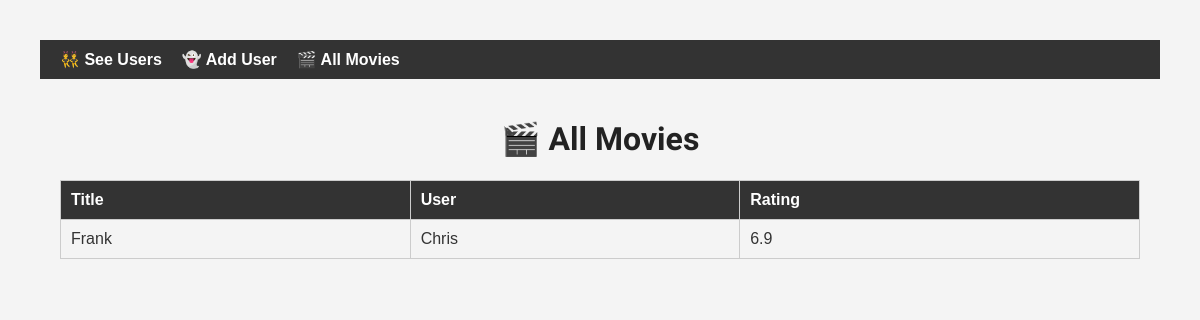
/all_movies, run on an earlier commit of the app's database.
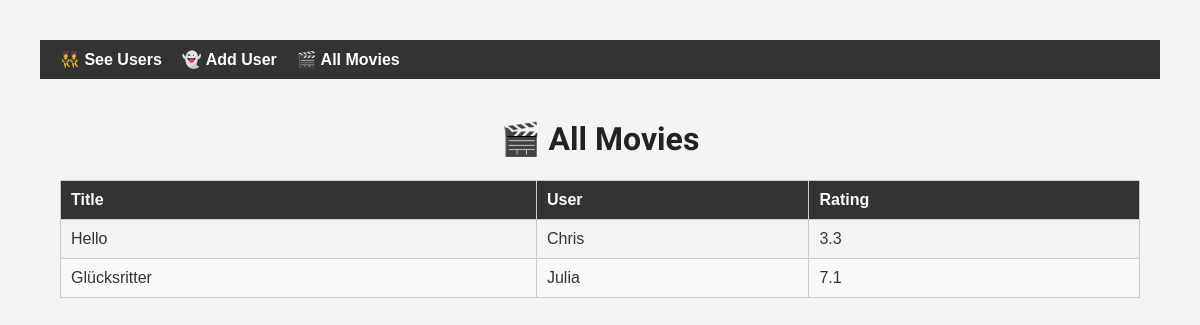
And on a later commit of the database.
### models.py (models this page shows, shortened)
class Movie(db.Model):
    __tablename__ = 'movies'
    movie_id = db.Column(db.Integer, primary_key=True)
    movie_name = db.Column(db.String)
    movie_director = db.Column(db.String)
    movie_year = db.Column(db.Integer)
    movie_rating = db.Column(db.Float)
    poster_url = db.Column(db.String)
    imdb_url = db.Column(db.String)
    user_id = db.Column(db.Integer, db.ForeignKey('users.user_id'))
    reviews = db.relationship('Review', backref='movie', cascade="all, delete-orphan")

class User(db.Model):
    __tablename__ = 'users'
    user_id = db.Column(db.Integer, primary_key=True)
    user_name = db.Column(db.String)
    movies = db.relationship('Movie', backref='user', cascade='all, delete', lazy=True)

### app.py (the view)
@app.route('/all_movies')
def all_movies():
    movies = Movie.query.all()
    return render_template('all_movies.html', movies=movies)

### templates/all_movies.html (shortened to what this page needs)
{% extends "base.html" %}
{% block content %}
<h1>🎬 All Movies</h1>
<table class="movie-table">
    <thead>
        <tr>
            <th>Title</th>
            <th>User</th>
            <th>Rating</th>
        </tr>
    </thead>
    <tbody>
        {% for movie in movies %}
        <tr>
            <td>{{ movie.movie_name }}</td>
            <td>{{ movie.user.user_name }}</td>
            <td>{{ movie.movie_rating }}</td>
        </tr>
        {% else %}
        <tr>
            <td colspan="3">No movies found.</td>
        </tr>
        {% endfor %}
    </tbody>
</table>
{% endblock %}

### templates/base.html (shortened to what this page needs)
<!doctype html>
<html lang="en">
<head>
    <link rel="stylesheet" href="{{ url_for('static', filename='style.css') }}">
</head>
<body>
    <nav class="navbar">
        <a href="{{ url_for('list_users') }}">👯 See Users</a>
        <a href="{{ url_for('add_user') }}"> 👻 Add User</a>
        <a href="{{ url_for('all_movies') }}">🎬 All Movies</a>
    </nav>
    <div class="container">
        {% block content %}{% endblock %}
    </div>
</body>
</html>

### static/style.css (style rules this page uses)
body { font-family: Arial, sans-serif; margin: 40px; background-color: #f4f4f4; color: #333; }
h1 { font-family: 'Rowdies', sans-serif; text-align: center; color: #222; }
.navbar { background-color: #333; padding: 10px 20px; display: flex; gap: 20px; }
.navbar a { color: white; text-decoration: none; font-weight: bold; }
.container { max-width: 1200px; margin: auto; padding: 20px; }
a { text-decoration: none; color: #007BFF; }
.movie-table { width: 100%; border-collapse: collapse; margin-top: 20px; }
.movie-table th, .movie-table td { padding: 10px; border: 1px solid #ccc; text-align: left; }
.movie-table th { background-color: #333; color: white; }
.movie-table tr:nth-child(even) { background-color: #f9f9f9; }

What changed in the data, as far as the page shows it:
changed Movie "Chris": movie_name "Frank" → "Hello"; movie_rating "6.9" → "3.3"
added Movie: movie_name "Glücksritter", user.user_name "Julia", movie_rating "7.1"
